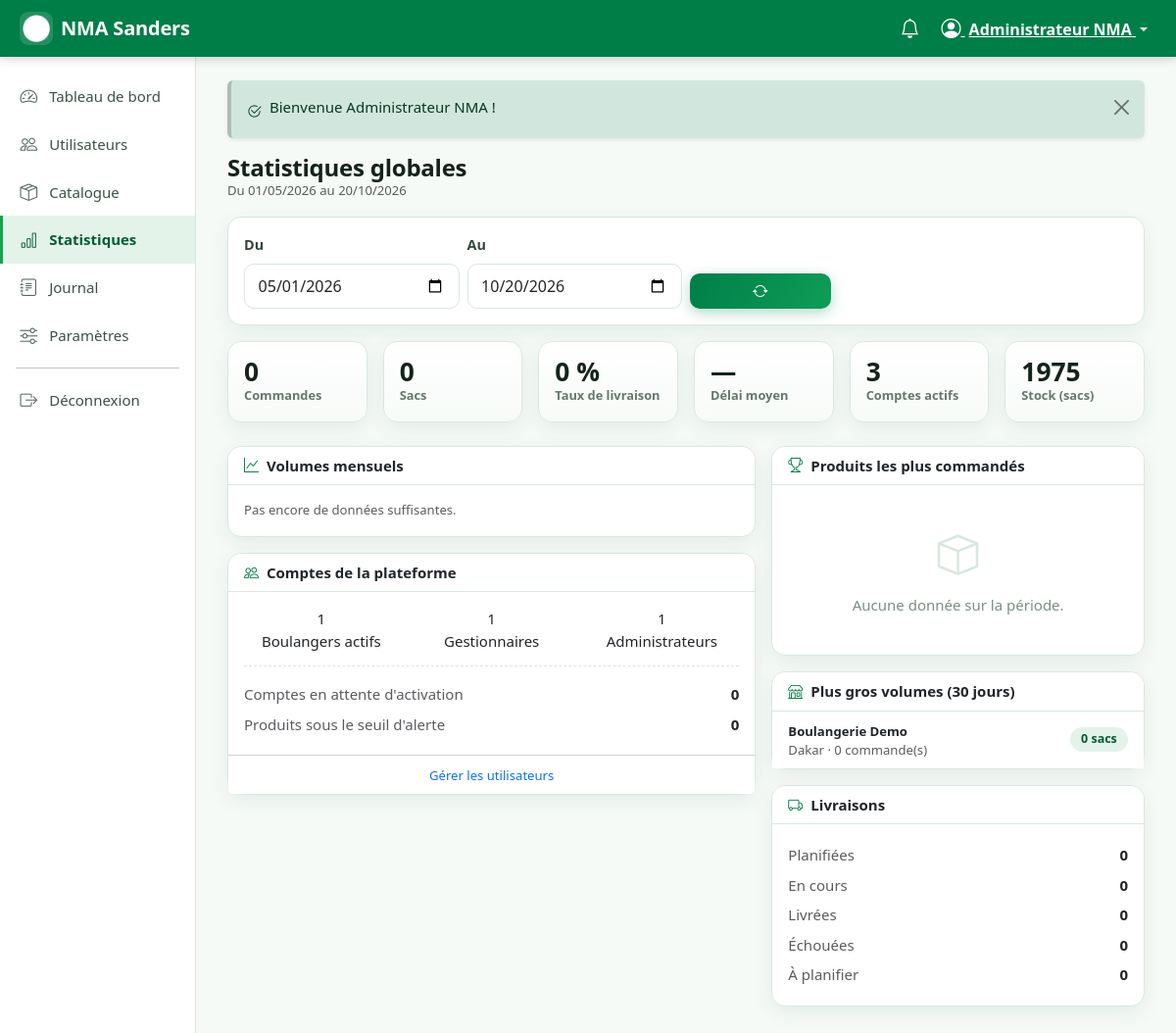
Page /index.php?r=administrateur/statistiques (signed in) on the earlier database version.
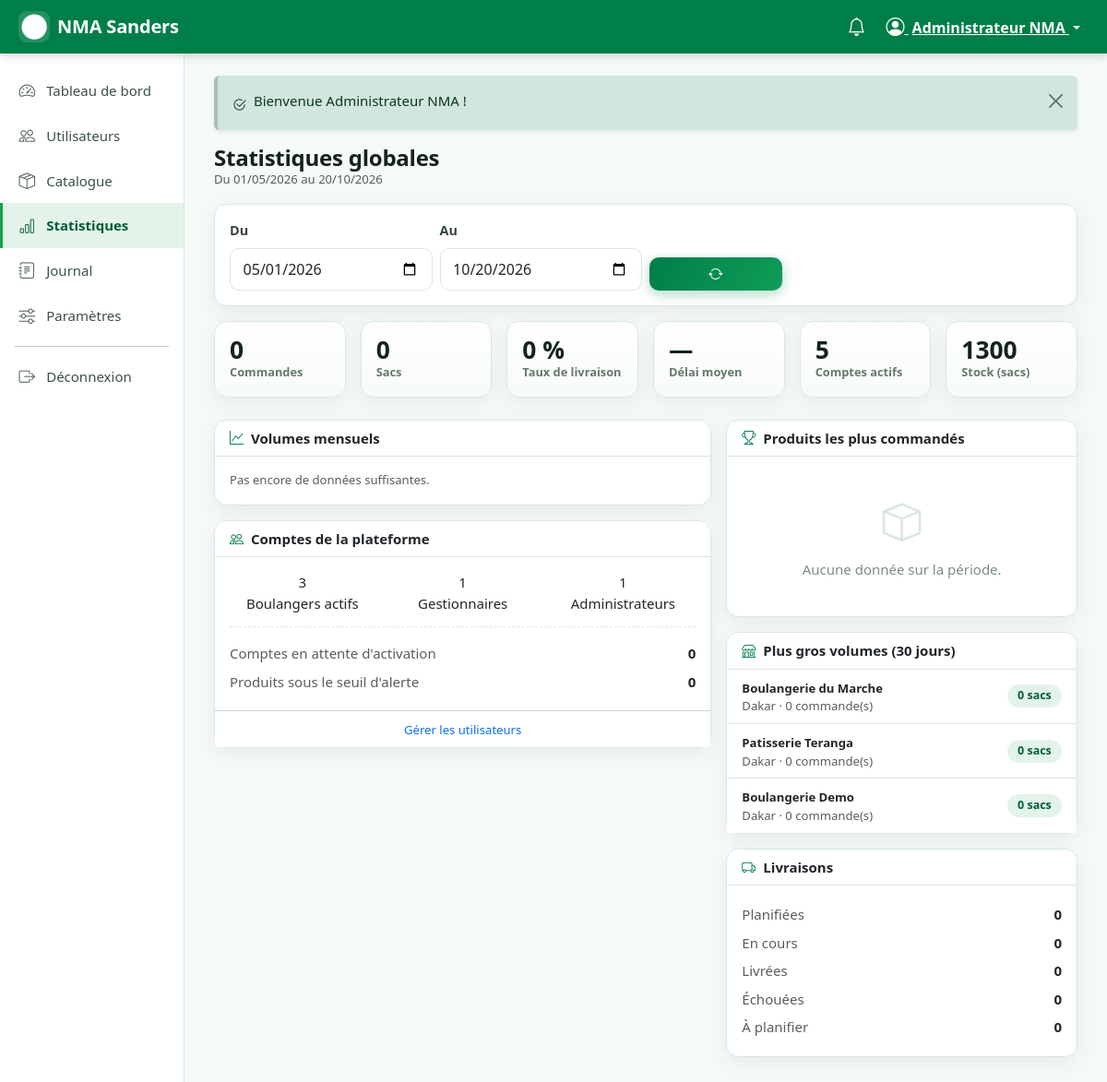
Same page on the later database version.
### tables this page shows
CREATE TABLE utilisateur (
    id                  INT UNSIGNED AUTO_INCREMENT PRIMARY KEY,
    nom                 VARCHAR(150)        NOT NULL,
    email               VARCHAR(190)        NOT NULL UNIQUE,
    telephone           VARCHAR(30)         DEFAULT NULL,
    mot_de_passe        VARCHAR(255)        NOT NULL,            
    role                ENUM('boulanger','gestionnaire','administrateur') NOT NULL DEFAULT 'boulanger',
    actif               TINYINT(1)          NOT NULL DEFAULT 0,  
    double_verification TINYINT(1)          NOT NULL DEFAULT 0,  
    code_securite       VARCHAR(255)        DEFAULT NULL,        
    tentatives_connexion TINYINT UNSIGNED   NOT NULL DEFAULT 0,
    bloque_jusqua       DATETIME            DEFAULT NULL,
    reset_token         VARCHAR(64)         DEFAULT NULL,
    reset_expire_le     DATETIME            DEFAULT NULL,
    derniere_connexion  DATETIME            DEFAULT NULL,
    cree_le             DATETIME            NOT NULL DEFAULT CURRENT_TIMESTAMP,
    maj_le              DATETIME            NOT NULL DEFAULT CURRENT_TIMESTAMP ON UPDATE CURRENT_TIMESTAMP,
    INDEX idx_user_role (role, actif)
);

CREATE TABLE boulanger (
    id                  INT UNSIGNED AUTO_INCREMENT PRIMARY KEY,
    utilisateur_id      INT UNSIGNED        NOT NULL UNIQUE,
    nom_boulangerie     VARCHAR(190)        NOT NULL,
    adresse             VARCHAR(255)        NOT NULL,
    ville               VARCHAR(100)        NOT NULL DEFAULT 'Dakar',
    zone_livraison      VARCHAR(100)        DEFAULT NULL,
    cree_le             DATETIME            NOT NULL DEFAULT CURRENT_TIMESTAMP,
    CONSTRAINT fk_boulanger_user FOREIGN KEY (utilisateur_id)
        REFERENCES utilisateur(id) ON DELETE CASCADE
);

### app/core/Controller.php (called while the page is built, shortened)
<?php
abstract class Controller
{
    protected array $utilisateur = [];
    protected string $titre = APP_NAME;
    protected function proteger(string ...$roles): void
    {
        $this->utilisateur = Auth::exigerRole(...$roles);
    }
    protected function vue(string $vue, array $donnees = []): void
    {
        View::rendre($vue, array_merge($this->donneesCommunes(), $donnees), 'app');
    }
    protected function donneesCommunes(): array
    {
        $userId = Auth::id() ?? 0;
        return [
            'utilisateur'   => $this->utilisateur,
            'titre'         => $this->titre,
            'messages'      => Flash::recuperer(),
            'notifications' => Notifier::dernieres($userId, 6),
            'notifNonLues'  => Notifier::nonLues($userId),
            'routeCourante' => (string) (get_param('r') ?? ''),
        ];
    }
}

### app/controllers/AdminController.php (called while the page is built, shortened)
<?php
final class AdminController extends Controller
{
    public function __construct()
    {
        $this->proteger('administrateur');
    }
    public function statistiques(): void
    {
        $depuis = (string) (get_param('depuis') ?? date('Y-m-01', strtotime('-5 months')));
        $jusqu  = (string) (get_param('jusqu') ?? date('Y-m-d'));
        $this->vue('admin/statistiques', [
            'titre'     => 'Statistiques globales',
            'depuis'    => $depuis,
            'jusqu'     => $jusqu,
            'stats'     => Commande::statistiques($depuis, $jusqu),
            'users'     => Utilisateur::statistiques(),
            'produits'  => Produit::statistiques(),
            'livrStats' => Livraison::statistiques($depuis),
            'boulangers'=> Boulanger::listerAvecActivite(30),
        ]);
    }
}

### app/core/Router.php (called while the page is built, shortened)
<?php
final class Router
{
    private array $routes = [];
    public function get(string $route, string $controleur, string $methode): void
    {
        $this->routes['GET ' . $route] = [$controleur, $methode, false];
    }
    public function post(string $route, string $controleur, string $methode): void
    {
        $this->routes['POST ' . $route] = [$controleur, $methode, true];
    }
    public function dispatcher(): void
    {
        $route    = (string) (get_param('r') ?? '');
        $methode  = $_SERVER['REQUEST_METHOD'] === 'POST' ? 'POST' : 'GET';
        $definie  = $this->routes[$methode . ' ' . $route] ?? null;
        [$controleur, $action] = $definie;
        try {
            (new $classe())->{$action}();
        } catch (\Throwable $e) {
            error_log(sprintf('[%s] %s @ %s:%d', $route, $e->getMessage(), $e->getFile(), $e->getLine()));
            if (APP_DEBUG) {
                throw $e;
            }
            View::erreur(500, 'Erreur interne', 'Une erreur est survenue. L\'incident a été enregistré.');
        }
    }
}

### index.php (called while the page is built, shortened)
<?php
try {
    (new Router())->dispatcher();
} catch (Throwable $e) {
    error_log('Fatal: ' . $e->getMessage() . ' @ ' . $e->getFile() . ':' . $e->getLine());
    if (APP_DEBUG) {
        throw $e;
    }
    View::erreur(500, 'Erreur interne', 'Une erreur est survenue. Merci de réessayer.');
} finally {
    if (class_exists(\Core\Sqlite::class)) {
        \Core\Sqlite::synchroniser();
    }
}

### app/core/Database.php (called while the page is built, shortened)
<?php
final class Database
{
    private static ?PDO $instance = null;
    public static function dialecte(): string
    {
        $pilote = getenv('NMA_DB_DRIVER');
        return 'mysql';
    }
    public static function pdo(): PDO
    {
        if (self::$instance === null) {
            try {
                if (self::dialecte() === 'sqlite') {
                    require_once __DIR__ . '/Sqlite.php';
                    self::$instance = Sqlite::ouvrir();
                } else {
                    $dsn = sprintf('mysql:host=%s;port=%s;dbname=%s;charset=utf8mb4', DB_HOST, DB_PORT, DB_NAME);
                    self::$instance = new PDO($dsn, DB_USER, DB_PASS, [
                        PDO::ATTR_ERRMODE            => PDO::ERRMODE_EXCEPTION,
                        PDO::ATTR_DEFAULT_FETCH_MODE => PDO::FETCH_ASSOC,
                        PDO::ATTR_EMULATE_PREPARES   => false,
                        PDO::ATTR_STRINGIFY_FETCHES  => false,
                    ]);
                }
            } catch (PDOException $e) {
                if (APP_DEBUG) {
                    http_response_code(500);
                    exit('<h1>Connexion a la base impossible</h1><p>' . htmlspecialchars($e->getMessage(), ENT_QUOTES, 'UTF-8') . '</p>');
                }
                error_log('DB: ' . $e->getMessage());
                http_response_code(503);
                $app = htmlspecialchars(APP_NAME, ENT_QUOTES, 'UTF-8');
                $retour = htmlspecialchars((defined('BASE_URL') ? BASE_URL : '/') . '?r=', ENT_QUOTES, 'UTF-8');
                echo <<<HTML
<!doctype html>
<html lang="fr">
<head>
<meta charset="utf-8">
<meta name="viewport" content="width=device-width, initial-scale=1">
<title>Base de donnees indisponible - {$app}</title>
<style>
body{margin:0;min-height:100vh;display:flex;align-items:center;justify-content:center;background:linear-gradient(160deg,#7c4a03,#4a2c02 60%,#2b1a01);font-family:system-ui,'Segoe UI',sans-serif;color:#2b2116;padding:1.5rem}
.carte{background:#fff;border-radius:20px;max-width:470px;padding:2rem 2.2rem;box-shadow:0 30px 60px -20px rgba(0,0,0,.5);text-align:center}
.svg{width:58px;height:58px;margin:0 auto .5rem}
h1{font-size:1.15rem;margin:0 0 .6rem;color:#2b2116}
p{font-size:.92rem;line-height:1.5;color:#5b4a35;margin:0 0 .8rem}
ul{text-align:left;font-size:.88rem;color:#5b4a35;line-height:1.55;margin:0 0 1.2rem;padding-left:1.2rem}
a{display:inline-block;background:#8b5a06;color:#fff;text-decoration:none;font-weight:600;font-size:.9rem;padding:.55rem 1.4rem;border-radius:999px}
a:hover{background:#6d4504}
</style>
</head>
<body>
<div class="carte">
<svg class="svg" viewBox="0 0 60 60" aria-hidden="true"><path d="M30 58 C 28 40 28 30 30 14" stroke="#8b5a06" stroke-width="3" fill="none"/><ellipse cx="20" cy="26" rx="7" ry="11" fill="#e8a33d" transform="rotate(-24 20 26)"/><ellipse cx="40" cy="26" rx="7" ry="11" fill="#f2b455" transform="rotate(24 40 26)"/><ellipse cx="20" cy="42" rx="7" ry="11" fill="#e8a33d" transform="rotate(-24 20 42)"/><ellipse cx="40" cy="42" rx="7" ry="11" fill="#f2b455" transform="rotate(24 40 42)"/><ellipse cx="30" cy="12" rx="6" ry="10" fill="#f7e3b6"/></svg>
<h1>Base de donnees injoignable</h1>
<p>Le serveur MySQL ne repond pas pour le moment.</p>
<ul>
<li><strong>En local :</strong> demarrez MySQL dans le panneau XAMPP, puis rechargez la page.</li>
<li><strong>En ligne :</strong> ce deploiement presente le site ; les commandes et tableaux de bord s'utilisent sur la version locale.</li>
</ul>
<a href="{$retour}">Reessayer</a>
</div>
</body>
</html>
HTML;
                exit;
            }
        }
        return self::$instance;
    }
    public static function run(string $sql, array $params = []): \PDOStatement
    {
        $stmt = self::pdo()->prepare($sql);
        $stmt->execute($params);
        return $stmt;
    }
    public static function fetch(string $sql, array $params = []): ?array
    {
        $row = self::run($sql, $params)->fetch();
        return $row === false ? null : $row;
    }
    public static function fetchAll(string $sql, array $params = []): array
    {
        return self::run($sql, $params)->fetchAll();
    }
}

### app/models/Boulanger.php (called while the page is built, shortened)
<?php
final class Boulanger
{
    public static function listerAvecActivite(int $jours = 90): array
    {
        $depuis = Database::dialecte() === 'sqlite'
            ? "c.date_commande >= DATETIME(NOW(), '-' || :jours || ' days')"
            : 'c.date_commande >= DATE_SUB(NOW(), INTERVAL :jours DAY)';
        return Database::fetchAll(
            "SELECT b.id, b.nom_boulangerie, b.adresse, b.ville, b.zone_livraison,
                    u.nom AS contact, u.email, u.telephone, u.actif,
                    COUNT(c.id) AS nb_commandes,
                    COALESCE(SUM(ca.total_sacs), 0) AS total_sacs,
                    MAX(c.date_commande) AS derniere_commande
             FROM boulanger b
             JOIN utilisateur u ON u.id = b.utilisateur_id
             LEFT JOIN commande c ON c.boulanger_id = b.id AND " . $depuis . "
             LEFT JOIN (
                 SELECT commande_id, SUM(quantite) AS total_sacs FROM ligne_commande GROUP BY commande_id
             ) ca ON ca.commande_id = c.id
             GROUP BY b.id, b.nom_boulangerie, b.adresse, b.ville, b.zone_livraison, u.nom, u.email, u.telephone, u.actif
             ORDER BY total_sacs DESC",
            ['jours' => $jours]
        );
    }
}

### app/core/helpers.php (called while the page is built, shortened)
<?php
function e($value): string
{
    return htmlspecialchars((string) ($value ?? ''), ENT_QUOTES | ENT_SUBSTITUTE, 'UTF-8');
}
function asset(string $path): string
{
    $file = ROOT_PATH . '/' . ltrim($path, '/');
    $version = is_file($file) ? (string) filemtime($file) : APP_VERSION;
    return BASE_URL . '/' . ltrim($path, '/') . '?v=' . $version;
}

### app/core/Auth.php (called while the page is built, shortened)
<?php
final class Auth
{
    public static function id(): ?int
    {
        return isset($_SESSION[self::SESSION_USER]) ? (int) $_SESSION[self::SESSION_USER] : null;
    }
    public static function utilisateur(): ?array
    {
        static $cache = null;
        static $cacheId = null;
        $id = self::id();
        if ($cacheId === $id && $cache !== null) {
            return $cache;
        }
        $user = Database::fetch(
            "SELECT u.*, b.id AS boulanger_id, b.nom_boulangerie, b.adresse AS boulanger_adresse,
                    b.ville AS boulanger_ville, b.zone_livraison
             FROM utilisateur u
             LEFT JOIN boulanger b ON b.utilisateur_id = u.id
             WHERE u.id = :id LIMIT 1",
            ['id' => $id]
        );
        unset($user['mot_de_passe'], $user['code_securite'], $user['reset_token']);
        $cache   = $user;
        return $cache;
    }
    public static function exigerRole(string ...$roles): array
    {
        $user = self::utilisateur();
        return $user;
    }
}

### app/views/layouts/app.php (the view, shortened to what the rows shown need)
<?php
$role        = $utilisateur['role'] ?? 'boulanger';
?>
<!doctype html>
<html lang="fr">
<head>
    <link href="https://cdn.jsdelivr.net/npm/bootstrap@5.3.3/dist/css/bootstrap.min.css" rel="stylesheet"
>
    <link href="https://cdn.jsdelivr.net/npm/bootstrap-icons@1.11.3/font/bootstrap-icons.min.css" rel="stylesheet">
    <link href="<?= e(asset('assets/css/app.css')) ?>" rel="stylesheet">
</head>
<body class="nma-app role-<?= e($role) ?>">
<nav class="navbar nma-navbar sticky-top">
    <div class="container-fluid">
        <div class="d-flex align-items-center gap-1 ms-auto">
            <div class="dropdown">
                <button class="btn btn-link text-white dropdown-toggle px-2" type="button" data-bs-toggle="dropdown"
                        aria-expanded="false">
                    <i class="bi bi-person-circle fs-5"></i>
                    <span class="d-none d-md-inline ms-1"><?= e(mb_substr((string) $utilisateur['nom'], 0, 18)) ?></span>
                </button>
            </div>
        </div>
    </div>
</nav>
<div class="container-fluid">
    <div class="row">
        <main class="col-lg-10 nma-content pb-5">
            <?= $contenu ?>
        </main>
    </div>
</div>
</body>
</html>

### app/views/admin/statistiques.php (shortened to what the rows shown need)
<div class="d-flex flex-wrap justify-content-between align-items-center gap-2 mb-3">
    <div>
        <h1 class="h4 fw-bold mb-0">Statistiques globales</h1>
    </div>
</div>
<div class="row g-3">
    <div class="col-12 col-lg-7">
        <div class="card">
            <div class="card-body">
                <div class="row g-3 text-center">
                    <div class="col-4">
                        <div class="nma-stat-value"><?= (int) $users['boulangers'] ?></div>
                        <div class="nma-stat-label">Boulangers actifs</div>
                    </div>
                    <div class="col-4">
                        <div class="nma-stat-value"><?= (int) $users['gestionnaires'] ?></div>
                        <div class="nma-stat-label">Gestionnaires</div>
                    </div>
                    <div class="col-4">
                        <div class="nma-stat-value"><?= (int) $users['admins'] ?></div>
                        <div class="nma-stat-label">Administrateurs</div>
                    </div>
                </div>
            </div>
        </div>
    </div>
    <div class="col-12 col-lg-5">
        <div class="card mb-3">
            <div class="card-body p-0">
                <?php if ($boulangers === []): ?>
                    <div class="nma-empty"><i class="bi bi-people"></i>Aucune activité récente.</div>
                <?php else: ?>
                    <ul class="list-group list-group-flush">
                        <?php foreach (array_slice($boulangers, 0, 6) as $b): ?>
                            <li class="list-group-item d-flex justify-content-between align-items-center">
                                <div>
                                    <span class="text-small fw-semibold"><?= e($b['nom_boulangerie']) ?></span>
                                    <div class="text-small text-muted"><?= e($b['ville'] ?? '') ?> · <?= (int) $b['nb_commandes'] ?> commande(s)</div>
                                </div>
                                <span class="nma-pill"><?= (int) $b['total_sacs'] ?> sacs</span>
                            </li>
                        <?php endforeach; ?>
                    </ul>
                <?php endif; ?>
            </div>
        </div>
    </div>
</div>

Differences in the rows shown:
added boulanger: id "3", nom_boulangerie "Patisserie Teranga", ville "Dakar", nb_commandes "0", total_sacs "0"
added utilisateur: actif "1"
added boulanger: nom_boulangerie "Boulangerie du Marche", ville "Dakar", nb_commandes "0", total_sacs "0"
Other differences:
$users['actifs']: "3" → "5"
$produits['stock']: "1975" → "1300"
$users['boulangers']: "1" → (not shown)
$users['gestionnaires']: "1" → (not shown)
$users['admins']: "1" → (not shown)
